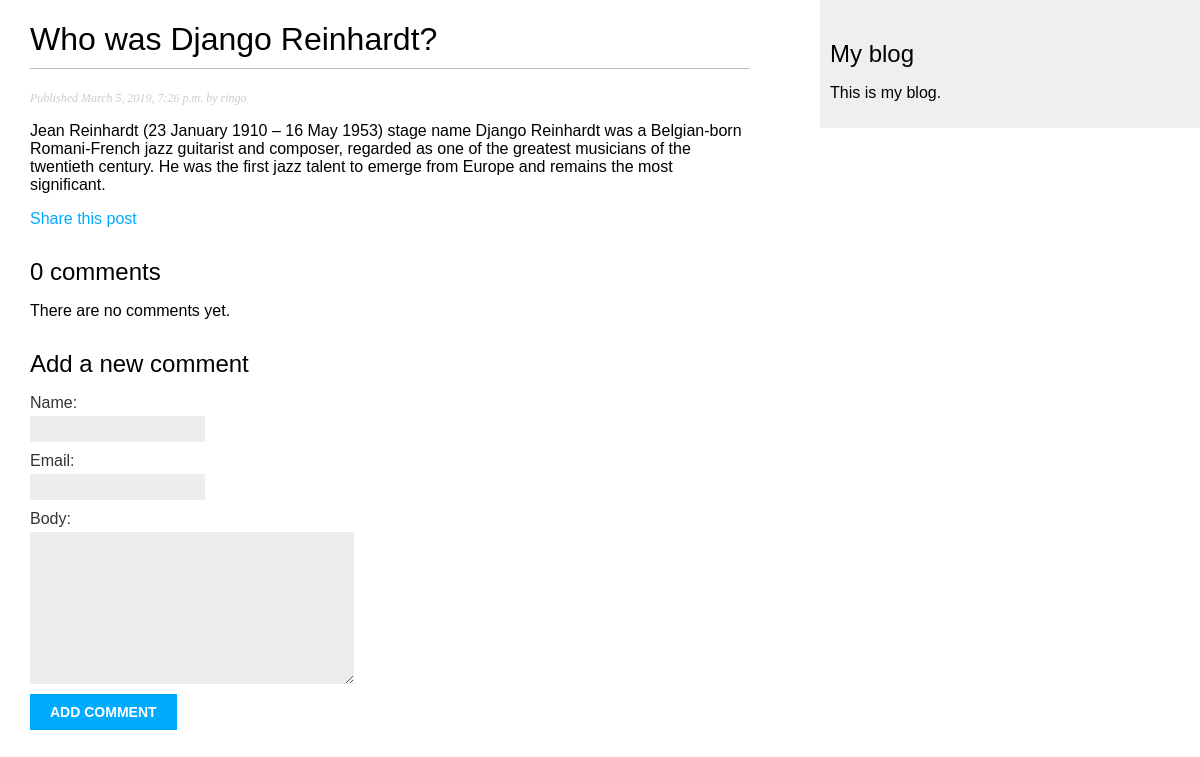
The page /blog/2019/3/5/django on the database as committed earlier.
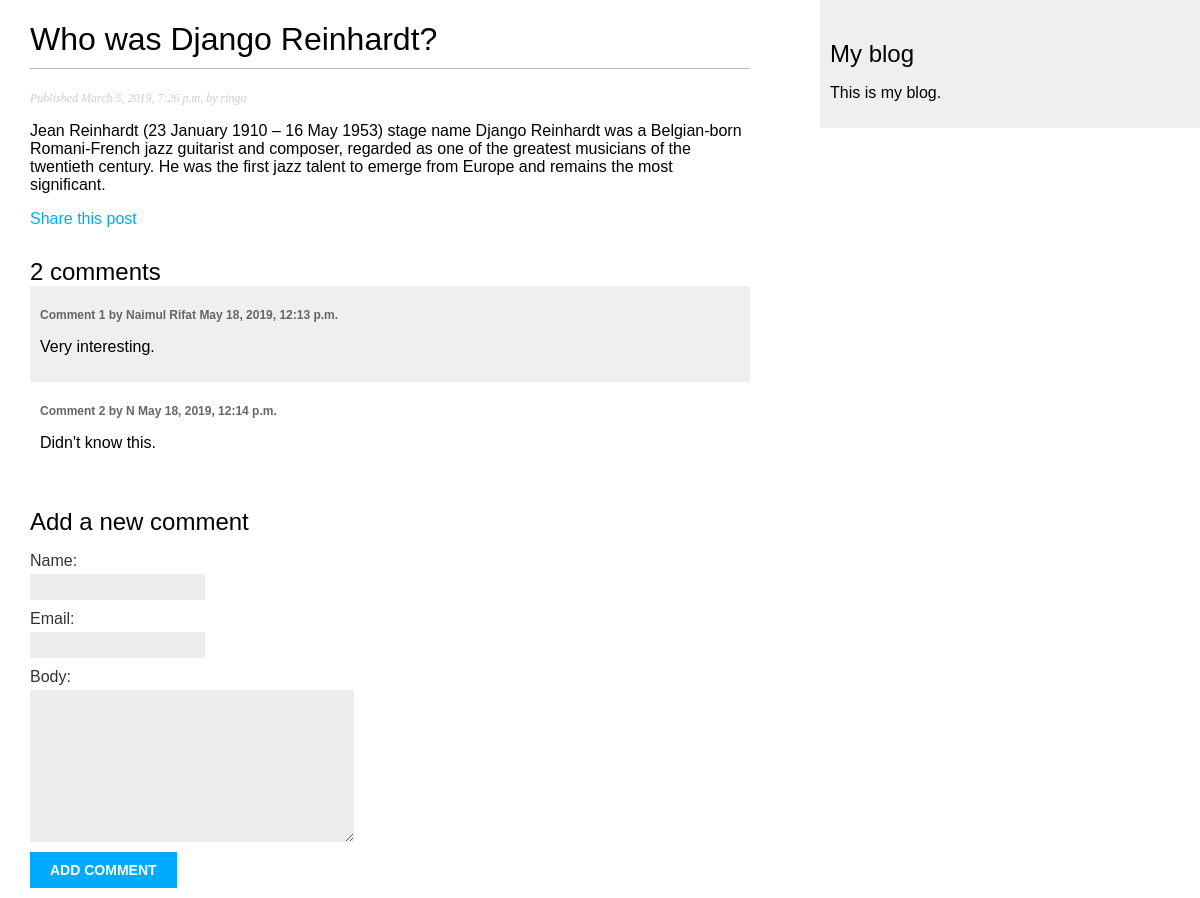
The same page on the database as committed later.
### blog/models.py (models this page shows, shortened)
class Post(models.Model):
    STATUS_CHOICES = (
        ('draft', 'Draft'),
        ('published', 'Published'),
    )
    tags    = TaggableManager()
    title   = models.CharField(max_length=250)
    slug    = models.SlugField(max_length=250,
                                unique_for_date='publish')
    author  = models.ForeignKey(User,
                                on_delete=models.CASCADE,
                                related_name='blog_posts')
    body    = models.TextField()
    publish = models.DateTimeField(default=timezone.now)
    created = models.DateTimeField(auto_now_add=True)
    updated = models.DateTimeField(auto_now=True)
    status  = models.CharField(max_length=10,
                                choices=STATUS_CHOICES,
                                default='draft')
    objects = models.Manager()
    published = PublishedManager()
    class Meta:
        ordering = ('-publish',)

class Comment(models.Model):
    post    = models.ForeignKey(Post,on_delete=models.CASCADE,related_name='comments')
    name    = models.CharField(max_length=80)
    email   = models.EmailField()
    body    = models.TextField()
    created = models.DateTimeField(auto_now_add=True)
    updated = models.DateTimeField(auto_now=True)
    active  = models.BooleanField(default=True)
    class Meta:
        ordering = ('created',)

### blog/views.py (the view)
# urls.py: path('<int:year>/<int:month>/<int:day>/<slug:post>',views.post_detail,name='post_detail'),
def post_detail(request,year,month,day,post):
    post = get_object_or_404(Post,
                              slug=post,
                              status='published',
                              publish__year=year,
                              publish__month=month,
                              publish__day = day)
    comments = post.comments.filter(active=True)
    new_comment = None
    if request.method == 'POST':
        comment_form = CommentForm(data=request.POST)
        if comment_form.is_valid():
            new_comment = comment_form.save(commit=False)
            new_comment.post = post
            new_comment.save()
    else:
        comment_form = CommentForm()
    return render(request,
                  'blog/post/detail.html',
                  {'post':post,
                  'comments':comments,
                  'new_comment':new_comment,
                  'comment_form':comment_form})

### blog/forms.py
class CommentForm(forms.ModelForm):
    class Meta:
        model  = Comment
        fields = ('name','email','body')

### blog/templates/blog/post/detail.html (shortened to what this page needs)
{% extends "blog/base.html" %}
{% block content %}
    <h1>{{post.title}}</h1>
    <p class="date">
        Published {{post.publish}} by {{post.author}}
    </p>
    {{post.body | linebreaks}}
    <p>
        <a href="{% url "blog:post_share" post.id %}">
            Share this post
        </a>
    </p>
    {% with comments.count as total_comments %}
        <h2>
            {{ total_comments }} comment{{ total_comments|pluralize }}
        </h2>
    {% endwith %}
    {% for comment in comments %}
        <div class="comment">
            <p class="info">
                Comment {{ forloop.counter }} by {{ comment.name }}
                {{ comment.created }}
            </p>
            {{ comment.body|linebreaks }}
        </div>
    {% empty %}
        <p>There are no comments yet.</p>
    {% endfor %}
    {% if new_comment %}
        <h2>Your comment has been added</h2>
    {% else %}
        <h2>Add a new comment</h2>
        <form action="" method="post">
            {{ comment_form.as_p }}
            <p><input type="submit" value="Add comment"></p>
        </form>
    {% endif %}
{% endblock %}

### blog/templates/blog/base.html (shortened to what this page needs)
{% load static %}
<!DOCTYPE html>
<html>
    <head>
        <link href="{% static "css/blog.css" %}" rel="stylesheet">
    </head>
    <body>
        <div id="content">
            {% block content %}
            {% endblock %}
        </div>
        <div id="sidebar">
            <h2>My blog</h2>
            <p>This is my blog.</p>
        </div>
    </body>
</html>

### blog/static/css/blog.css (style rules this page uses)
body { margin:0; padding:0; font-family:helvetica, sans-serif; }
a { color:#00abff; text-decoration:none; }
h1 { font-weight:normal; border-bottom:1px solid #bbb; padding:0 0 10px 0; }
h2 { font-weight:normal; margin:30px 0 0; }
#content { float:left; width:60%; padding:0 0 0 30px; }
#sidebar { float:right; width:30%; padding:10px; background:#efefef; height:100%; }
p.date { color:#ccc; font-family: georgia, serif; font-size: 12px; font-style: italic; }
label { float:left; clear:both; color:#333; margin-bottom:4px; }
input, textarea { clear:both; float:left; margin:0 0 10px; background:#ededed; border:0; padding:6px 10px; font-size:12px; }
input[type=submit] { font-weight:bold; background:#00abff; color:#fff; padding:10px 20px; font-size:14px; text-transform:uppercase; }
.comment { padding:10px; }
.comment:nth-child(even) { background:#efefef; }
.comment .info { font-weight:bold; font-size:12px; color:#666; }

Rows that differ between the two databases and show on the page:
added Comment: name "Naimul Rifat", created "May 18, 2019, 12:13 p.m.", body "Very interesting."
added Comment: name "N", created "May 18, 2019, 12:14 p.m.", body "Didn't know this."
Other text that changed with them:
{{ total_comments }}: "0" → "2"
text no longer shown: "There are no comments yet."
